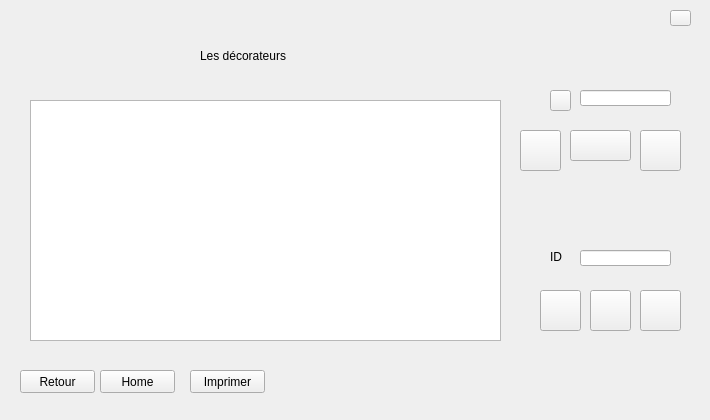
   <widget class="QWidget" name="page_7">
    <widget class="QLabel" name="label_19">
     <property name="geometry">
      <rect>
       <x>0</x>
       <y>0</y>
       <width>701</width>
       <height>411</height>
      </rect>
     </property>
     <property name="text">
      <string/>
     </property>
     <property name="pixmap">
      <pixmap>../../Downloads/bb.jpg</pixmap>
     </property>
    </widget>
    <widget class="QLabel" name="label_21">
     <property name="geometry">
      <rect>
       <x>200</x>
       <y>30</y>
       <width>191</width>
       <height>51</height>
      </rect>
     </property>
     <property name="styleSheet">
      <string notr="true">color:rgb(0, 0, 0);
font: 75 14pt &quot;Segoe Script&quot;;</string>
     </property>
     <property name="text">
      <string>Les décorateurs</string>
     </property>
    </widget>
    <widget class="QPushButton" name="pushButton_38">
     <property name="geometry">
      <rect>
       <x>100</x>
       <y>370</y>
       <width>75</width>
       <height>23</height>
      </rect>
     </property>
     <property name="styleSheet">
      <string notr="true">font: 75 8pt &quot;Segoe Script&quot;;
color: rgb(0, 0, 0);</string>
     </property>
     <property name="text">
      <string>Home</string>
     </property>
    </widget>
    <widget class="QPushButton" name="pushButton_34">
     <property name="geometry">
      <rect>
       <x>20</x>
       <y>370</y>
       <width>75</width>
       <height>23</height>
      </rect>
     </property>
     <property name="styleSheet">
      <string notr="true">font: 75 8pt &quot;Segoe Script&quot;;
color: rgb(0, 0, 0);</string>
     </property>
     <property name="text">
      <string>Retour</string>
     </property>
    </widget>
    <widget class="QPushButton" name="pushButton_17">
     <property name="geometry">
      <rect>
       <x>590</x>
       <y>290</y>
       <width>41</width>
       <height>41</height>
      </rect>
     </property>
     <property name="styleSheet">
      <string notr="true">font: 75 8pt &quot;Segoe Script&quot;;
color: rgb(0, 0, 0);</string>
     </property>
     <property name="text">
      <string/>
     </property>
     <property name="iconSize">
      <size>
       <width>60</width>
       <height>40</height>
      </size>
     </property>
    </widget>
    <widget class="QPushButton" name="pushButton_16">
     <property name="geometry">
      <rect>
       <x>540</x>
       <y>290</y>
       <width>41</width>
       <height>41</height>
      </rect>
     </property>
     <property name="styleSheet">
      <string notr="true">font: 75 8pt &quot;Segoe Script&quot;;
color: rgb(0, 0, 0);</string>
     </property>
     <property name="text">
      <string/>
     </property>
     <property name="iconSize">
      <size>
       <width>60</width>
       <height>40</height>
      </size>
     </property>
    </widget>
    <widget class="QPushButton" name="pushButton_18">
     <property name="geometry">
      <rect>
       <x>640</x>
       <y>290</y>
       <width>41</width>
       <height>41</height>
      </rect>
     </property>
     <property name="styleSheet">
      <string notr="true">font: 75 8pt &quot;Segoe Script&quot;;
color: rgb(0, 0, 0);</string>
     </property>
     <property name="text">
      <string/>
     </property>
     <property name="iconSize">
      <size>
       <width>60</width>
       <height>40</height>
      </size>
     </property>
    </widget>
    <widget class="QPushButton" name="pushButton_19">
     <property name="geometry">
      <rect>
       <x>640</x>
       <y>130</y>
       <width>41</width>
       <height>41</height>
      </rect>
     </property>
     <property name="styleSheet">
      <string notr="true">font: 75 8pt &quot;Segoe Script&quot;;
color: rgb(0, 0, 0);</string>
     </property>
     <property name="text">
      <string/>
     </property>
     <property name="iconSize">
      <size>
       <width>60</width>
       <height>50</height>
      </size>
     </property>
    </widget>
    <widget class="QLineEdit" name="lineEdit_ideco2">
     <property name="geometry">
      <rect>
       <x>580</x>
       <y>250</y>
       <width>91</width>
       <height>16</height>
      </rect>
     </property>
     <property name="styleSheet">
      <string notr="true">font: 75 8pt &quot;Segoe Script&quot;;
color: rgb(0, 0, 0);</string>
     </property>
     <property name="maxLength">
      <number>4</number>
     </property>
    </widget>
    <widget class="QLabel" name="label_45">
     <property name="geometry">
      <rect>
       <x>550</x>
       <y>250</y>
       <width>47</width>
       <height>14</height>
      </rect>
     </property>
     <property name="styleSheet">
      <string notr="true">color:rgb(0, 0, 0);
font: 75 13pt &quot;Segoe Script&quot;;</string>
     </property>
     <property name="text">
      <string>ID</string>
     </property>
    </widget>
    <widget class="QTableView" name="tabledeco">
     <property name="geometry">
      <rect>
       <x>30</x>
       <y>100</y>
       <width>471</width>
       <height>241</height>
      </rect>
     </property>
     <property name="styleSheet">
      <string notr="true">color:rgb(0, 0, 0);
font: 75 9pt &quot;Segoe Script&quot;;</string>
     </property>
    </widget>
    <widget class="QPushButton" name="pushButton_21">
     <property name="geometry">
      <rect>
       <x>670</x>
       <y>10</y>
       <width>21</width>
       <height>16</height>
      </rect>
     </property>
     <property name="text">
      <string/>
     </property>
     <property name="iconSize">
      <size>
       <width>16</width>
       <height>20</height>
      </size>
     </property>
    </widget>
    <widget class="QPushButton" name="pushButton_42">
     <property name="geometry">
      <rect>
       <x>570</x>
       <y>130</y>
       <width>61</width>
       <height>31</height>
      </rect>
     </property>
     <property name="text">
      <string/>
     </property>
     <property name="iconSize">
      <size>
       <width>55</width>
       <height>50</height>
      </size>
     </property>
    </widget>
    <widget class="QLineEdit" name="lineEdit_23">
     <property name="geometry">
      <rect>
       <x>580</x>
       <y>90</y>
       <width>91</width>
       <height>16</height>
      </rect>
     </property>
     <property name="styleSheet">
      <string notr="true">font: 75 8pt &quot;Segoe Script&quot;;
color: rgb(0, 0, 0);</string>
     </property>
    </widget>
    <widget class="QPushButton" name="pushButton_43">
     <property name="geometry">
      <rect>
       <x>520</x>
       <y>130</y>
       <width>41</width>
       <height>41</height>
      </rect>
     </property>
     <property name="text">
      <string/>
     </property>
     <property name="iconSize">
      <size>
       <width>60</width>
       <height>50</height>
      </size>
     </property>
    </widget>
    <widget class="QPushButton" name="pushButton_28">
     <property name="geometry">
      <rect>
       <x>550</x>
       <y>90</y>
       <width>21</width>
       <height>21</height>
      </rect>
     </property>
     <property name="text">
      <string/>
     </property>
    </widget>
    <widget class="QPushButton" name="pushButton_30">
     <property name="geometry">
      <rect>
       <x>190</x>
       <y>370</y>
       <width>75</width>
       <height>23</height>
      </rect>
     </property>
     <property name="styleSheet">
      <string notr="true">font: 75 8pt &quot;Segoe Script&quot;;
color: rgb(0, 0, 0);</string>
     </property>
     <property name="text">
      <string>Imprimer</string>
     </property>
    </widget>
   </widget>
